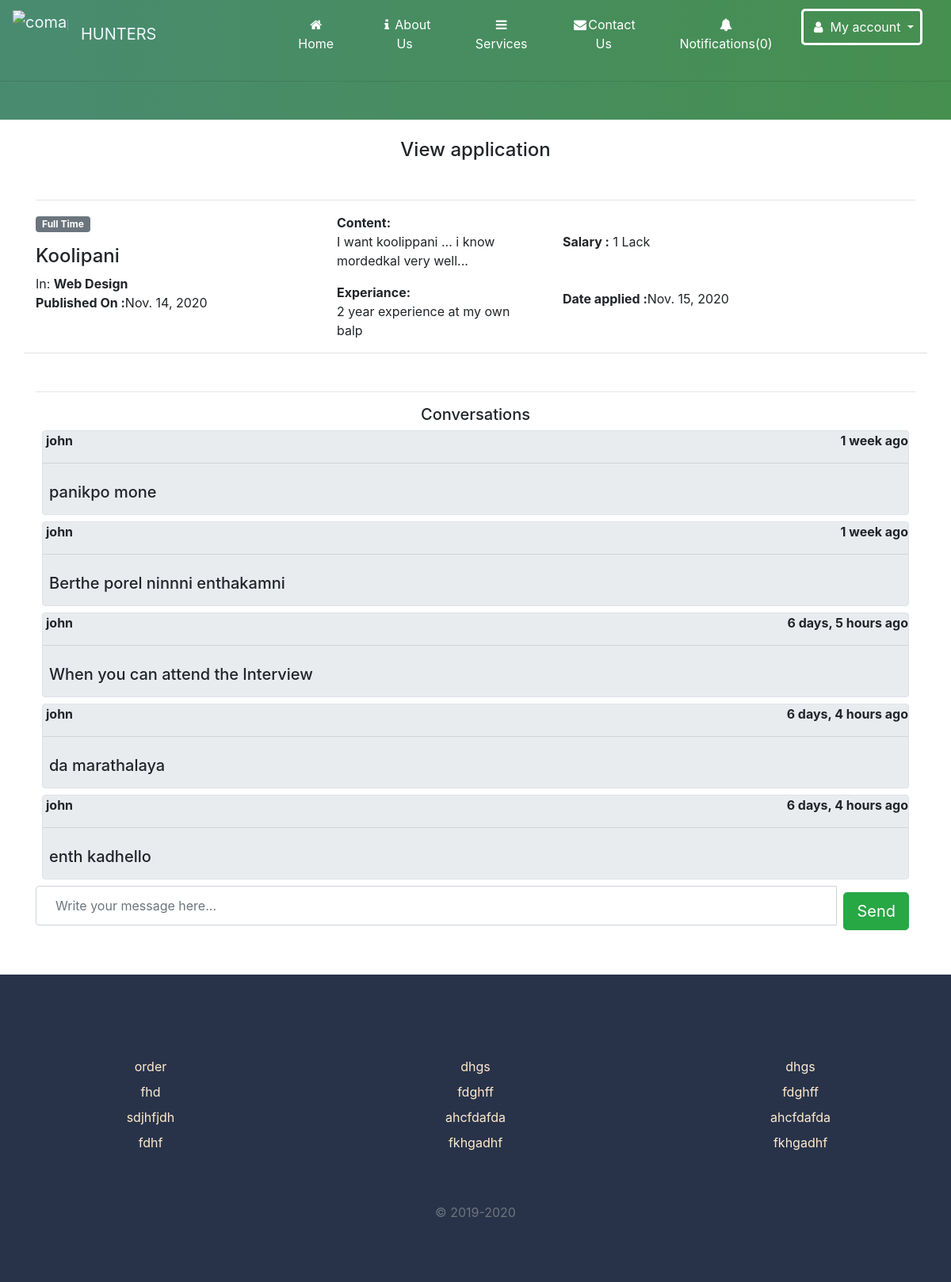
The page /application/16 (signed in) on the database its author committed.
### home/models.py (models this page shows, shortened)
class Application(models.Model):
    job = models.ForeignKey(JobPosting,related_name='applications',on_delete=models.CASCADE)
    content=models.CharField( max_length=300)
    experiance=models.CharField(max_length=300)
    created_by = models.ForeignKey(User,related_name='applications', on_delete=models.CASCADE,
                        null=True ,  editable=False, blank=True)
    created_at = models.DateTimeField(auto_now_add=True)

class JobPosting(models.Model):
    created_by = models.ForeignKey(User,related_name='jobs', on_delete=models.CASCADE,
                        null=True ,  editable=False, blank=True)
    title = models.CharField(max_length=100)
    company_name = models.CharField(max_length=200)
    employment_status = models.CharField(choices=JOB_TYPE, max_length=10)
    vacancy = models.CharField(max_length=10, null=True)
    gender = models.CharField(choices=GENDER, max_length=30, null=True)
    category = models.CharField(choices=CATEGORY, max_length=30)
    description = models.TextField()
    responsibilities = models.TextField()
    experience = models.CharField(max_length=100)
    job_location = models.CharField(max_length=120)
    Salary = models.CharField(max_length=100, null=True, blank=True)
    application_deadline = models.DateTimeField()
    published_on = models.DateTimeField(auto_now_add=True)
    class Meta:
        ordering=['-published_on']

class ConversationMessage(models.Model):
    application = models.ForeignKey(Application,related_name='conversationmessages',on_delete=models.CASCADE)
    content=models.TextField()
    created_by = models.ForeignKey(User,related_name='conversationmessages', on_delete=models.CASCADE)
    created_at = models.DateTimeField(auto_now_add=True)
    class Meta:
        ordering=['created_at']

### home/views.py (the view, shortened to what this page needs)
# urls.py: path('application/<int:app_id>',views.view_application,name='view_application'),
@login_required
def view_application(request,app_id):
    if request.user.userprofile.is_employer:
        application = get_object_or_404(Application, pk= app_id, job__created_by= request.user)
    else:
        application = get_object_or_404(Application, pk= app_id, created_by= request.user)
    return render(request,'viewapplication.html',{'application':application})

### home/context_processors.py (called while the page is built)
def notification(request):
    if request.user.is_authenticated:
        return {'notifications':request.user.notifications.filter(is_read=False)}
    else:
        return {'notifications':[]}

### templates/viewapplication.html (shortened to what this page needs)
{% include 'navbar.html' %}
<section class="site-section mt-0 ">
    <div class="container pb-5 ">
        <h4 class="text-center m-5 pt-4 ">View application</h4>
        <hr>
        <div class="mb-5">
            <div class="row align-items-start job-item border-bottom pb-0 mb-3 pt-0">
                <div class="col-md-4 text-left">
                    <span class="badge badge-secondary px-2 py-1 mb-3">
              {{application.job.employment_status}}
            </span>
                    <h4>{{application.job.title}}</a>
                    </h4>
                    In: <strong>{{application.job.category}}</strong><br>
                    <strong> Published On :</strong>{{application.job.published_on|date}}
                </div>
                <div class="col-md-3 text-left">
                    <strong>Content:</strong>
                    <p>{{application.content}}</p>
                    <strong> Experiance:</strong>
                    <p>{{application.experiance}}</p>
                </div>
                <div class="col-md-3 pt-4 "> <strong class="text-black">Salary :</strong> {{application.job.Salary}}
                    <strong>    <p class="pt-5"> Date applied :</strong>{{application.created_at|date}} </p>
                </div>
            </div>
        </div>
        <hr>
        <h5 class="text-center  ">Conversations</h5>
        {% for message in application.conversationmessages.all %}
        <div class="chat_ib border rounded  m-2 p-0 jumbotron  ">
            <p class="font-weight-bold pl-1  pt-0 pb-0">{{message.created_by.username}} <span class="chat_date float-right pl-5">{{message.created_at|timesince}} ago </span></p>
            <hr>
            <h5 class=" p-2">{{message.content}}</h5>
        </div>
        {% empty %}
        <p class="text-center">Currently you don't have any messages </p>
        {% endfor %}
        <form method='POST'>{% csrf_token %}
            <div class="panel-footer">
                <div class="input-group">
                    <input type="textarea" name="content" id="id_content " class=" p-4  mb-2 form-control input-lg chat_input " placeholder="Write your message here..." />
                    <span class="input-group-btn">
                        <button class="btn btn-success  m-2 btn-lg"  type="submit">Send</button>
                        </span>
                </div>
            </div>
        </form>
</section>
{% include 'footer.html' %}

### templates/viewapplication.html (style rules this page uses)
body { background: -webkit-linear-gradient(left, #498b70, #458f4f); }
section { background: white; }

### rows shown on the page
Application: job.employment_status "Full Time", job "Koolipani", job.category "Web Design", job.published_on "Nov. 14, 2020", content "I want koolippani ... i know mordedkal very well...", experiance "2 year experience at my own balp", job.Salary "1 Lack", created_at "Nov. 15, 2020"
ConversationMessage: created_by.username "john", created_at "1 week", content "panikpo mone"
ConversationMessage: created_by.username "john", created_at "1 week", content "Berthe porel ninnni enthakamni"
ConversationMessage: created_by.username "john", created_at "6 days, 5 hours", content "When you can attend the Interview"
ConversationMessage: created_by.username "john", created_at "6 days, 4 hours", content "da marathalaya"
ConversationMessage: created_by.username "john", created_at "6 days, 4 hours", content "enth kadhello"

### other values the page prints
{{ notifications.count }} "0"
